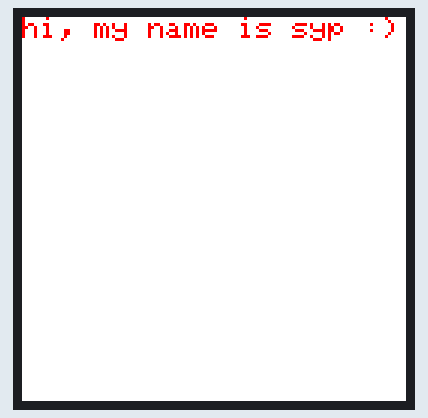
Recording of a sketch running on a simulated Arduino Uno, built with avr-gcc and run on an emulated ATmega328P. Parts: 128×128 colour display. What the sketch prints to the serial monitor is not drawn.

Above: at 0.8 s.

The sketch:

syp_main.ino
```cpp
/***************************************************
 *  Test code for Syp
 *  Last Updated: February 18, 2022
 ****************************************************/

// Screen dimensions
#define SCREEN_WIDTH  128
#define SCREEN_HEIGHT 128

// Plug in the display to the Arduino's digital pins
#define SCLK_PIN 2  // CLK = SPI Clock
#define MOSI_PIN 3  // DIN = Data Input (MOSI = SPI Master out Slave in)
#define DC_PIN   4  // DC
#define CS_PIN   5  // CS = Chip Select
#define RST_PIN  6  // RST = Reset

// Color definitions
#define BLACK           0x0000
#define BLUE            0x001F
#define RED             0xF800
#define GREEN           0x07E0
#define CYAN            0x07FF
#define MAGENTA         0xF81F
#define YELLOW          0xFFE0
#define WHITE           0xFFFF

// Imports
#include <Adafruit_GFX.h>
#include <Adafruit_SSD1351.h>
#include <SPI.h>

// Setup
Adafruit_SSD1351 tft = Adafruit_SSD1351(SCREEN_WIDTH, SCREEN_HEIGHT, CS_PIN, DC_PIN, MOSI_PIN, SCLK_PIN, RST_PIN);

// Variables
float p = 3.1415926;

void setup(void) {
  Serial.begin(9600);
  Serial.print("Syp is loading...");
  tft.begin();

  Serial.println("init");

  uint16_t time = millis();
  tft.fillRect(0, 0, 128, 128, BLACK);
  time = millis() - time;

  Serial.println(time, DEC);
  delay(500);

  tft.invert(true);
  delay(100);
  tft.invert(false);
  delay(100);

  tft.fillScreen(BLACK);
  testdrawtext("hi, my name is syp :)", CYAN);
  delay(500);


}

void loop() {
}

/*** --------------- Syp's Functions Go Here --------------- ***/

//
void testdrawtext(char *text, uint16_t color) {
  tft.setCursor(0,0);
  tft.setTextColor(color);
  tft.print(text);
}
```
